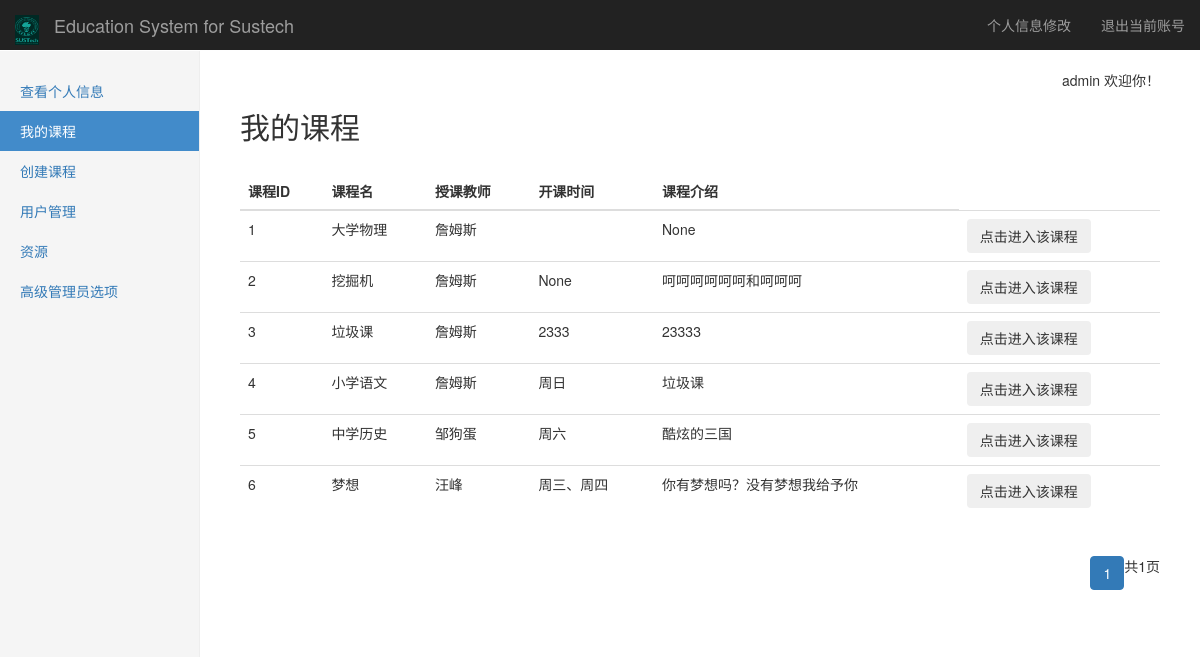
Page /course (signed in) on the earlier database version.
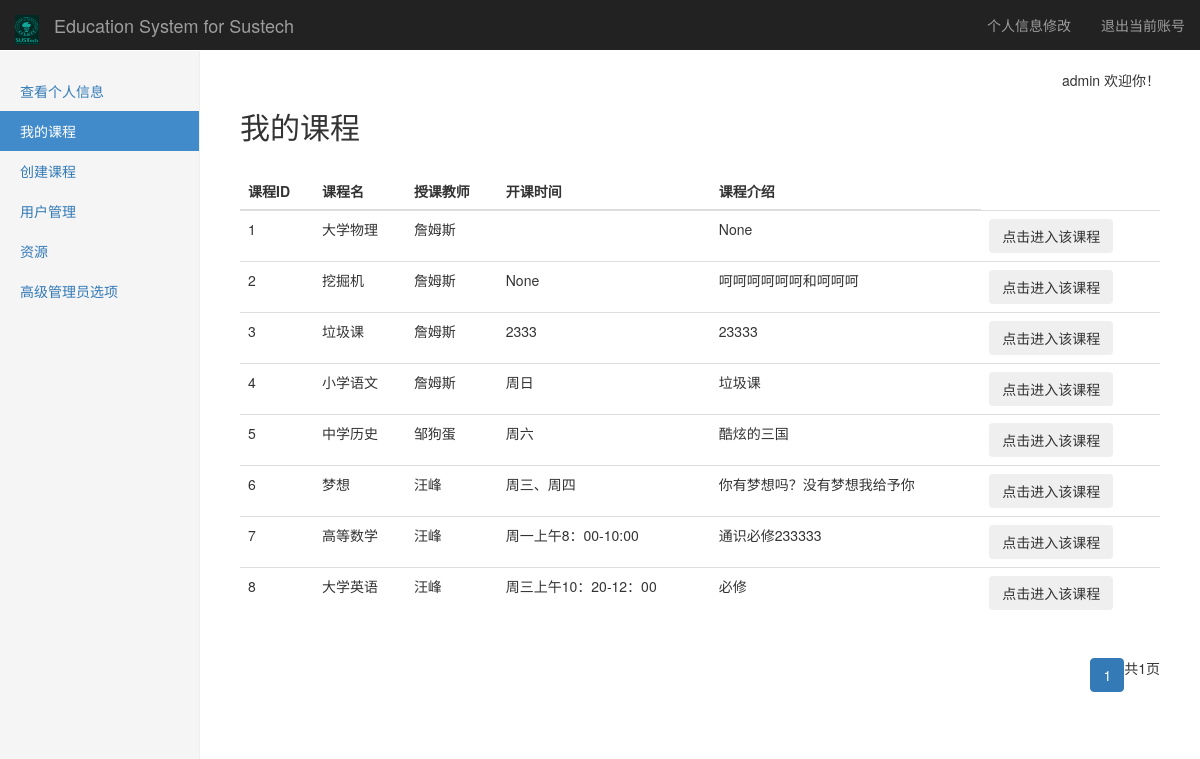
Same page on the later database version.
### tables this page shows
CREATE TABLE "course" (
	`courseid`	INTEGER NOT NULL PRIMARY KEY AUTOINCREMENT,
	`teacherid`	int,
	`name`	string NOT NULL,
	`term`	string,
	`time`	string,
	`intro`	string
);

CREATE TABLE "account" (
	`userid`	INTEGER NOT NULL PRIMARY KEY AUTOINCREMENT,
	`username`	string NOT NULL,
	`password`	string NOT NULL,
	`privilege`	int NOT NULL
);

### Listener.py (the view, shortened to what this page needs)
@app.route(course_url, methods=['GET', 'POST'])
def course():
    Course= SQL_Course(get_db())    #获取course方法集
    if not (session.get('login') and session.get('username') and session.get('privilege')):
        return redirect(url_for('logout'))
    username = session['username']
    p = session['privilege']
    sidebar = GetSideBar(GetBar(p), '我的课程')
    if(p==1):
        mycourse=Course.SearchCourse_1(username)
    elif(p==2):
        mycourse=Course.SearchCourse_2(username)
    elif(p==3):
        mycourse=Course.SearchCourse_3()
    else:
        return redirect(url_for('logout'))
    xcourse=request.args.get('course','')
    seek=False
    if(len(mycourse)!=0):
        for i in mycourse:
            if(i['name']==xcourse):
                seek=True
                break
    if(seek==False):    #若课程名不存在则返回course.html
        data=None
        if(p==3):
            infor = Course.GetAllCourseInfor()
            page=request.args.get('p',1)
            data=GetPageDict(page,infor, pageoffset , maxshow)
        return render_template("course.html", username=username, sidebar=sidebar,data=data, mycourse=mycourse,p=p)

### Config/Link_db.py (called while the page is built)
    def select(self,sql):
        try:
            self.__cursor.execute(sql)
            data = self.__cursor.fetchall()
            return data
        except:
            print("Error: unable to fecth data with sql query: "+sql)
            return False

    def close(self):
        if(self.__db!=None):
            self.__db.close()

### Listener.py (called while the page is built)
def get_db():   #使用flask的g对象，每次访问都会有个独立的g对象，保证线程的数据库操作的安全
    if not hasattr(g, 'db'):
        g.db = Link_db()
    return g.db

def GetBar(privilege):  #根据用户privilege返回不同的sidebar
    if(privilege==3):
        return adminbar
    elif(privilege==2):
        return teacherbar
    elif(privilege==1):
        return studentbar

### SQL_libarary/Func_lib.py (called while the page is built)
def GetSideBar(sidebar,activebar=None): #对sidebar进行整理并返回整理好的元组
    result=[]
    for key in sidebar:
        bar1={}
        bar1['name']=key
        bar1['href']=sidebar[key]
        if(activebar==key):
            bar1['active']='active'
        result.append(bar1)
    return result

### SQL_libarary/SQL_Course.py (called while the page is built)
    def SearchCourse_3(self):
        sql= "select name,username from %s c join %s a on a.userid=c.teacherid" %(CourseTable,AccountTable)
        data = self.__db.select(sql)
        result = []
        for i in data:
            mydict = {}
            mydict['name'] = i[0]
            mydict['teacher'] = i[1]
            result.append(mydict)
        return result

    def GetAllCourseInfor(self):
        sql = "select courseid,name,username,time,intro from %s join %s on teacherid=userid"%(CourseTable,AccountTable)
        data = self.__db.select(sql)
        result=[]
        for i in data:
            mydict={'courseid':i[0],'name':i[1],'teacher':i[2],'time':i[3],'intro':i[4]}
            result.append(mydict)
        return result

### templates/course.html (shortened to what this page needs)
{% extends "layout.html" %}
{% block body %}
<h2>我的课程</h2>
<br/>
{% if p!=3 %}
{% for course in mycourse %}
<button class="btn" onclick="go('{{ course.name }}');">{{ course.name }}</button>
{% else %}
<p>还未选过课</p>
{% if p==1 %}
<button class="btn btn-primary" onclick="window.location.href='/course/select';">现在去选课</button>
{% elif p==2 %}
<button class="btn btn-primary" onclick="window.location.href='/course/select';">现在去创建课程</button>
{% endif %}
{% endfor %}
{%else%}
{% if data %}
<table class="table table-hover">
              <thead>
                <tr>
					<th>课程ID</th>
					<th>课程名</th>
					<th>授课教师</th>
					<th>开课时间</th>
					<th>课程介绍</th>
                </tr>
              </thead>
			  <tbody>
			  {% for i in data.showdict %}
				<tr>
					<td>{{ i.courseid }}</td>
					<td>{{ i.name }}</td>
					<td>{{ i.teacher }}</td>
					<td>{{ i.time }}</td>
					<td>{{ i.intro }}</td>
					<td>
					<button class="btn" onclick="go('{{ i.name }}');">点击进入该课程</button>
					</td>
				</tr>
				{% endfor %}
			  </tbody>
</table>
	<div class="pull-right">
			<ul class="pagination">
				{% for dic in data.page_list %}
				{% if dic==data.nowpage%}
				<li class="active"><a href="/course?p={{dic}}">{{dic}}</a></li>
				{%else%}
				<li><a href="/course?p={{dic}}">{{dic}}</a></li>
				{%endif%}
				{%endfor%}
			共{{data.total}}页
			</ul>
	</div>
{% endif %}
{%endif%}
{% endblock %}

### templates/layout.html (shortened to what this page needs)
<!DOCTYPE html>
<html lang="zh-CN">
  <head>
	<link href="../static/css/bootstrap.min.css" rel="stylesheet">
	<link href="../static/css/dashboard.css" rel="stylesheet">
	<link href="../static/css/upload.css" rel="stylesheet">
  </head>
  <body>
	    <nav class="navbar navbar-inverse navbar-fixed-top">
		  <div class="container-fluid">
			<div class="navbar-header">
			<a class="navbar-brand"><img id="search" src="../static/pic/sustech_black.png" width="24px" height="30px"></a>
			  <a class="navbar-brand" href="/introduction">Education System for Sustech</a>
			</div>
			<div id="navbar" class="navbar-collapse collapse">
			  <ul class="nav navbar-nav navbar-right">
				<li><a href="/myinformation/change">个人信息修改</a></li>
				<li><a href="/logout">退出当前账号</a></li>
			  </ul>
			</div>
		  </div>
		</nav>
		<div class="container-fluid">
		  <div class="row">
			<div class="col-sm-3 col-md-2 sidebar">
			  <ul class="nav nav-sidebar">
			  {% for bar in sidebar %}
				<li {% if bar.active=="active" %}class="active"{% endif %}>
					<a href="{{ bar.href }}">{{ bar.name }}</a>
				</li>
			  {% endfor %}
			  </ul>
			</div>
			<div class="col-sm-9 col-sm-offset-3 col-md-10 col-md-offset-2 main">
			<p class="text-right">{{ username }}  欢迎你！</p>
				{% block body %}{% endblock %}
			</div>
		  </div>
		</div>
  </body>
</html>

### static/css/dashboard.css (style rules this page uses)
body { padding-top: 50px; }
.navbar-fixed-top { border: 0; }
.sidebar { display: none; }
@media (min-width: 768px) { .sidebar { position: fixed; top: 51px; bottom: 0; left: 0; z-index: 1000; display: block; padding: 20px; overflow-x: hidden; overflow-y: auto; background-color: #f5f5f5; border-right: 1px solid #eee; } }
.nav-sidebar { margin-right: -21px; margin-bottom: 20px; margin-left: -20px; }
.nav-sidebar > li > a { padding-right: 20px; padding-left: 20px; }
.nav-sidebar > .active > a, .nav-sidebar > .active > a:hover, .nav-sidebar > .active > a:focus { color: #fff; background-color: #428bca; }
.main { padding: 20px; }
@media (min-width: 768px) { .main { padding-right: 40px; padding-left: 40px; } }

Differences in the rows shown:
added course: courseid "7", name "高等数学", teacher "汪峰", time "周一上午8：00-10:00", intro "通识必修233333"
added course: courseid "8", name "大学英语", teacher "汪峰", time "周三上午10：20-12：00", intro "必修"
